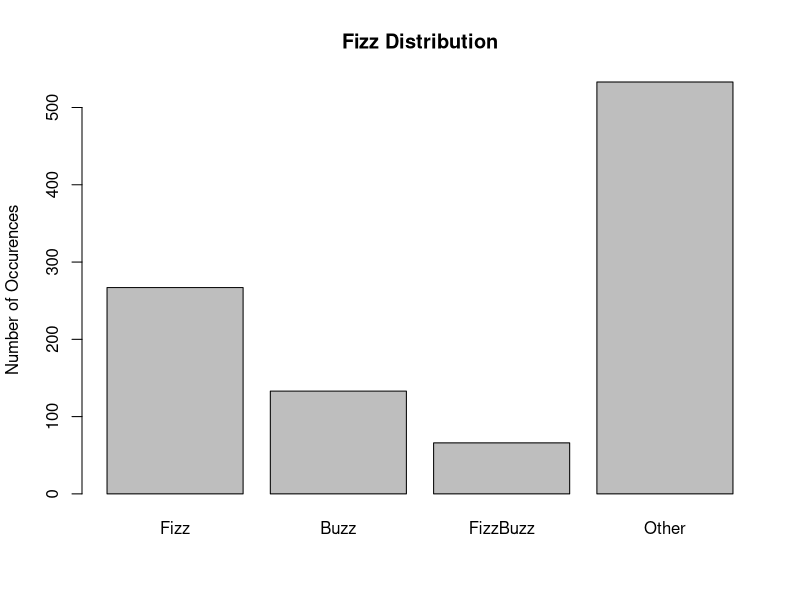

This figure's R source:

# https://projecteuler.net/problem=1

# If we list all the natural numbers below 10 that are multiples of 3 or 5, we get 3, 5, 6 and 9. The sum of these multiples is 23.

# Find the sum of all the multiples of 3 or 5 below 1000.

# Rscript prob-1.R

# @solution 233168

# initialize am empty vector
nums <- vector( mode='numeric', length=0 )

for ( i in 1:999 ) {
	if ( i %% 3 == 0 || i %% 5 == 0 ) {
		nums <- c(nums, i)
	}
}

# solution for the actual problem
print( Reduce('+', nums) )


# for funsies, create a bar chart of fizz buzz
# there's definitely a better way to do this im sure
fizz <- vector( mode='numeric', length=0 )
buzz <- vector( mode='numeric', length=0 )
fizzbuzz <- vector( mode='numeric', length=0 )
notFizz <- vector( mode='numeric', length=0 )

for ( i in 1:999 ) {
	if ( i %% 3 == 0 && i %% 5 == 0 ) {
		fizzbuzz <- c(fizzbuzz, i)
	}
	else if ( i %% 3 == 0 ) {
		fizz <- c(fizz, i)
	}
	else if ( i %% 5 == 0 ) {
		buzz <- c(buzz, i)
	}
	else {
		notFizz <- c(notFizz, i)
	}
}

fizzChart <- c( length(fizz), length(buzz), length(fizzbuzz), length(notFizz) )
names( fizzChart ) <- c( 'Fizz', 'Buzz', 'FizzBuzz', 'Other' )

# creates the barchart and puts it at ./fizzbuzz.gif
jpeg( 'fizzbuzz.gif' )
barplot( fizzChart, main='Fizz Distribution',
	ylab='Number of Occurences' )
dev.off()
